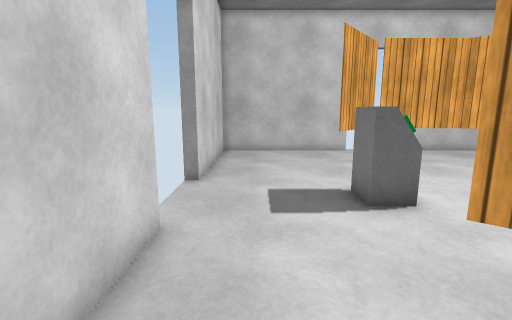
[1] (above)

12 first-person views from a walk through a 3-D level made in the Unity game engine. The camera is 1.2 m above the floor, tilts 10° down and sees 85° across. The floor is counted in squares, 0.5 m on a side. Each view is taken from the middle of a square. On the plan, view 1 faces up. The plan holds only what a view shows up to about 18 squares ahead; the rest is blank. The player is left out. Door leaves are left out, so doorways stand open. Surface patterns are stand-ins for the level's own textures.

[2]
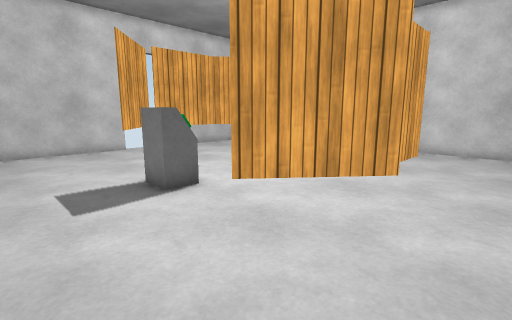

[3]
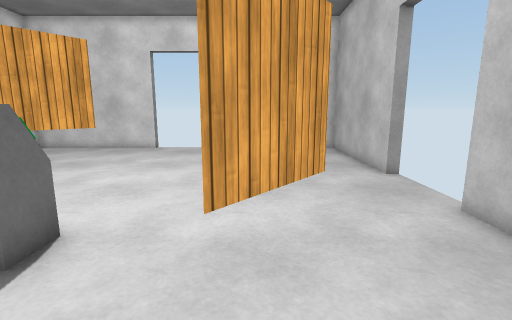

[4]
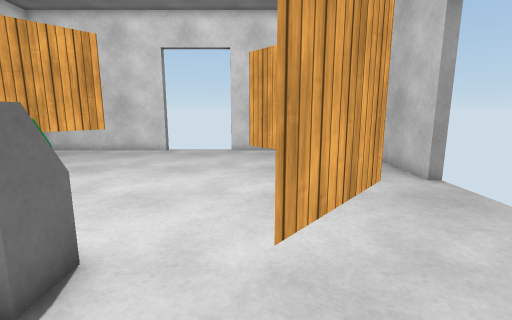

[5]
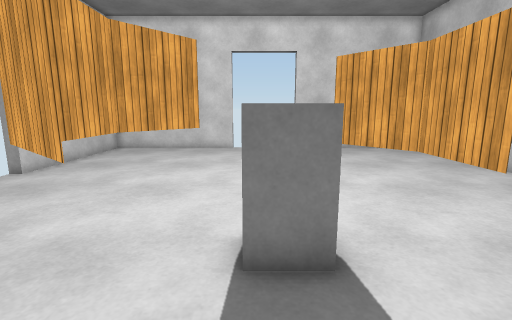

[6]
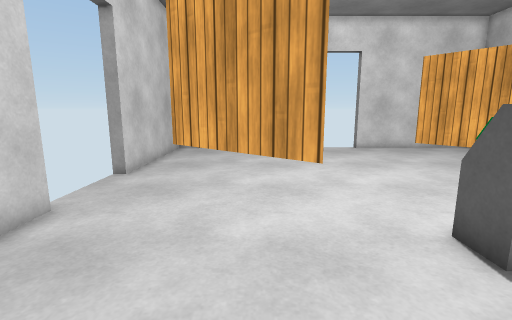

[7]
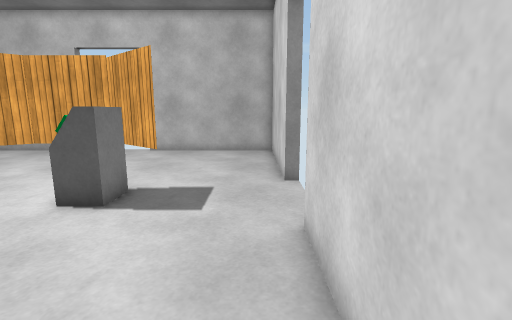

[8]
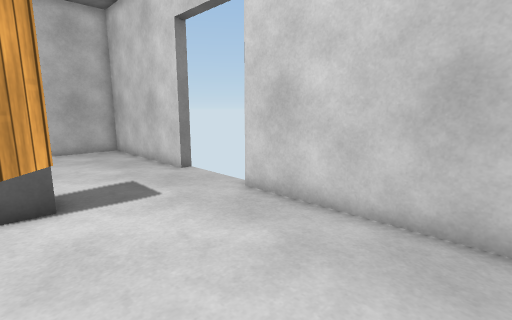

[9]
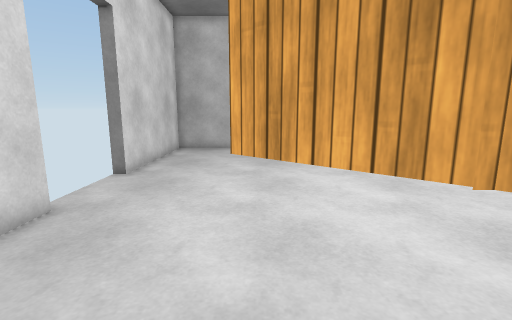

[10]
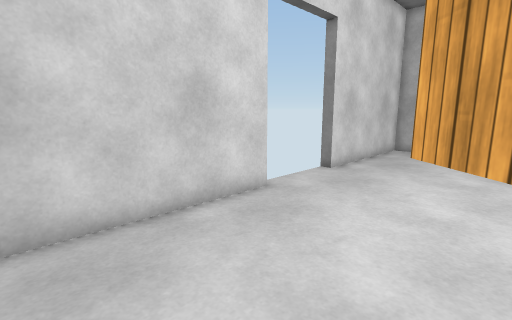

[11]
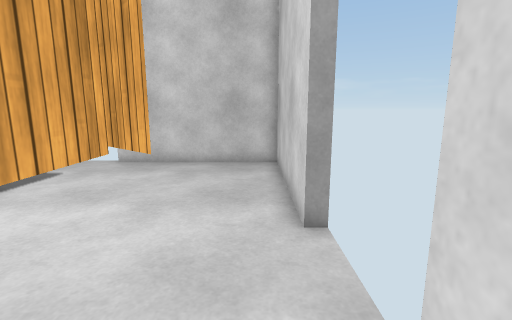

[12]
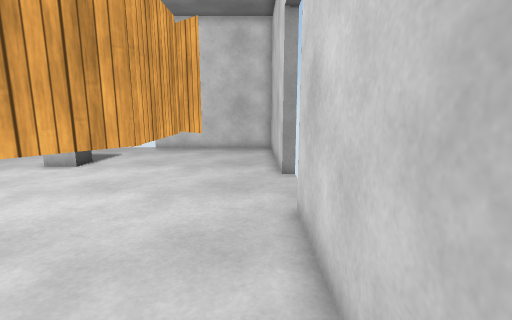

### Floor plan
Key: @ floor where view 1 was taken; # wall or solid block; . floor; D open door; T thing the floor can be seen under or through.
Columns run from 3 left of view 1 to 18 right of it. Each row starts with its distance up from view 1.
 18         #    #
 17  ########DDDD########
 16  #..................#
 15  #..................#
 14  #.......T..........#
 13  #......TTTTTT......#
 12  #.....TT....TTT....#
 11  #.....T.......T....#
 10 ##..................#
  9  D..................D#
  8  D....##............D
  7  D....##............D
  6  D..................D#
  5 ##..................#
  4  #.............T....#
  3  #....TTT.... TT....#
  2  #......TTTTTT......#
  1  #..................#
  0  #.@................#
 -1  #..................#
 -2  ########DDDD########

Where each view was taken, in squares from view 1:
view 1: 0 up, 0 right, facing up
view 2: 1 down, 1 left, facing up-right
view 3: 3 up, 1 left, facing right
view 4: 4 up, 0 right, facing right
view 5: 8 up, 1 left, facing right
view 6: 12 up, 1 left, facing right
view 7: 15 up, 1 left, facing down
view 8: 16 up, 4 right, facing down-left
view 9: 16 up, 12 right, facing down
view 10: 16 up, 11 right, facing down-right
view 11: 16 up, 11 right, facing left
view 12: 16 up, 16 right, facing left
